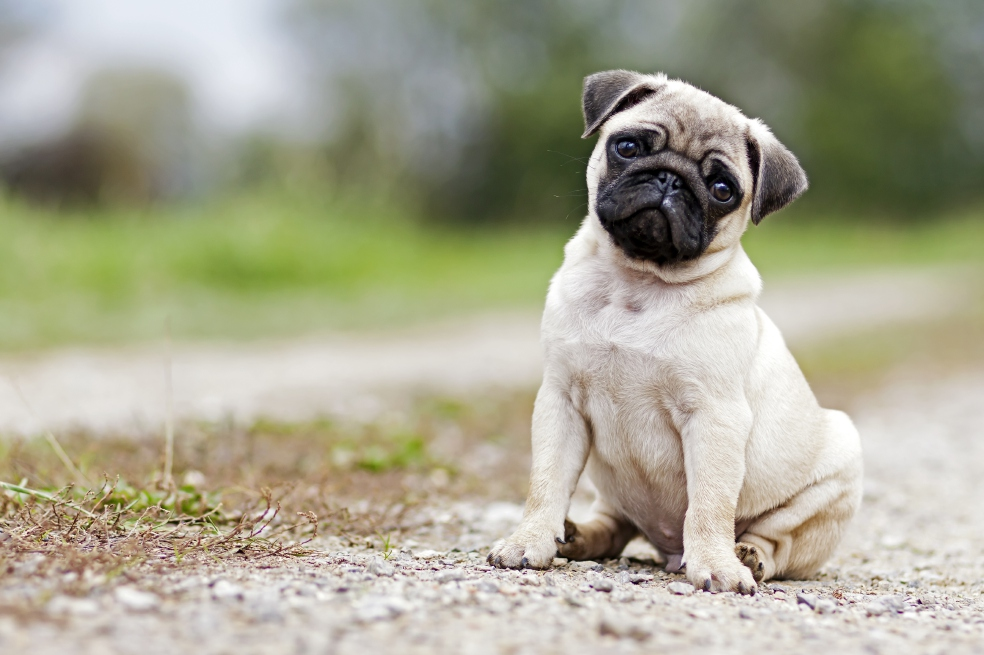
#> input picture pug.jpg, 984 x 655 px
$ jupyter execute 'Representación de Imágenes.ipynb'   (shell and % lines are left out)
#> lines starting #> are read from the running program, lines starting #| are printed output that depends on the picture
# Representación de imágenes

En este notebook exploraremos un poco cómo las imágenes se representan en una computadora. Para ello, utilizaremos librerías específicamente diseñadas no solo para el manejo de imágenes, sino de matrices, álgebra lineal y arreglos numéricos multidimensionales como: `numpy`, `opencv`, `matplotlib`, entre otras.

## Importando los recursos

Lo primero que debemos hacer es importar las librerías que necesitaremos.

[cell 1]
import numpy as np
import matplotlib.image as mpimg  # Para leer imágenes

import matplotlib.pyplot as plt
import cv2  # OpenCV, una libreria de computer vision

## Cargando y mostrando una imagen

[cell 2]
# Lee la imagen
image = mpimg.imread('./pug.jpg')
#> image is the input picture: shape (655, 984, 3); mean R, G, B 168, 166.6, 145.1

# Imprime las dimensiones:
height, width, channels = image.shape
#> height = 655; width = 984; channels = 3
print("Ancho: {}".format(width))
#| Ancho: 984
print("Alto: {}".format(height))
#| Alto: 655
print("Profundidad: {}".format(channels))
#| Profundidad: 3

# Convierte la imagen a escala de grises
gray_image = cv2.cvtColor(image, cv2.COLOR_RGB2GRAY)
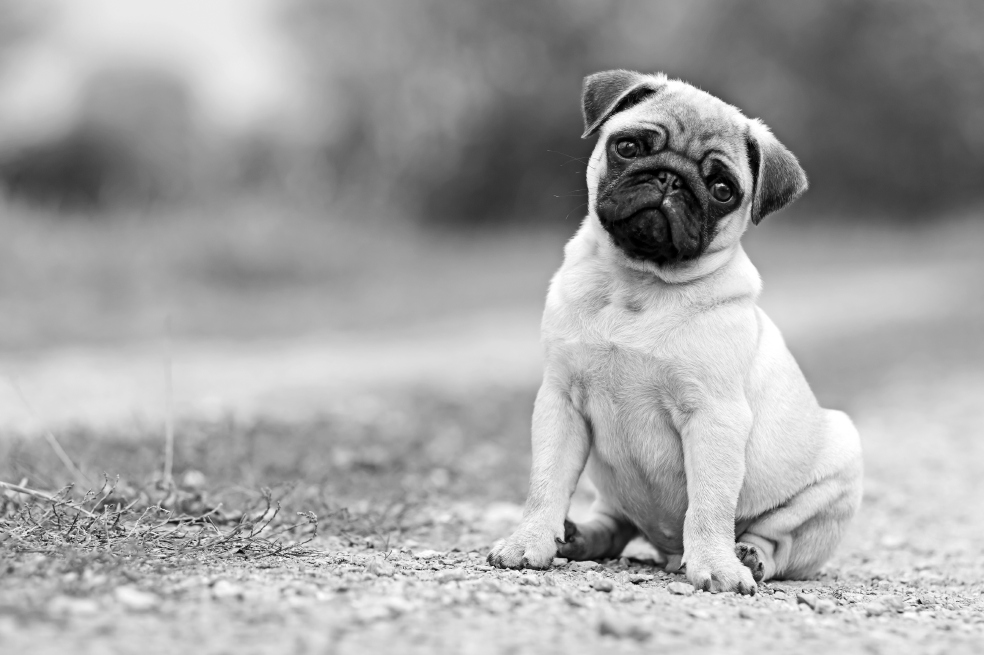
#> gray_image: shape (655, 984); min 0, max 255, mean 164.5

# Muestra imagen en escala de grises
plt.imshow(gray_image, cmap="gray")

También podemos ver una muestra del arreglo de números que representa a esta imagen:

[cell 3]
print(gray_image)
#> (printed output is left out)

Podemos examinar el valor de un píxel específico

[cell 4]
x = 300
y = 300
print(gray_image[y, x])
#| 169

Como se trata de un arreglo de números, podemos ejecutar operaciones matemáticas, como hallar el mínimo y el máximo:

[cell 5]
max_val = np.amax(gray_image)
#> max_val = 255
min_val = np.amin(gray_image)
#> min_val = 0

print("Máximo: ", max_val)
#| Máximo:  255
print("Mínimo: ", min_val)
#| Mínimo:  0

¡Dibujemos una cara feliz!

[cell 6]
tiny_smiley = np.array([[0, 255, 0, 255, 0],
                      [0, 0, 0, 0, 0],
                      [255, 0, 0, 0, 255],
                      [0, 255, 255, 255, 0],
                      [0, 0, 0, 0, 0]])

plt.matshow(tiny_smiley, cmap='gray')
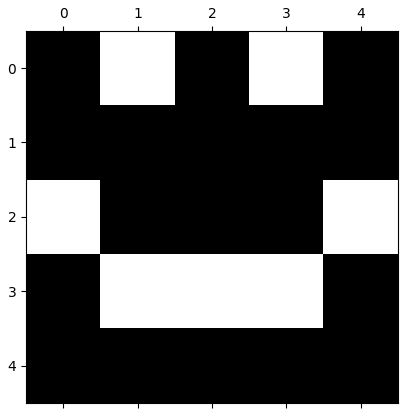
#> figure drawn by matplotlib, 1 panel

## RGB

Hasta ahora hemos trabajado con una imagen en escala de grises. Sin embargo, es hora de trabajar con colores y, para ello, exploraremos un poco el espacio RGB (Red, Green, Blue | Rojo, Verde, Azul)

Empecemos por cargar una imagen con muchos colores:

[cell 7]
colorful_image = mpimg.imread('./colors.jpeg')
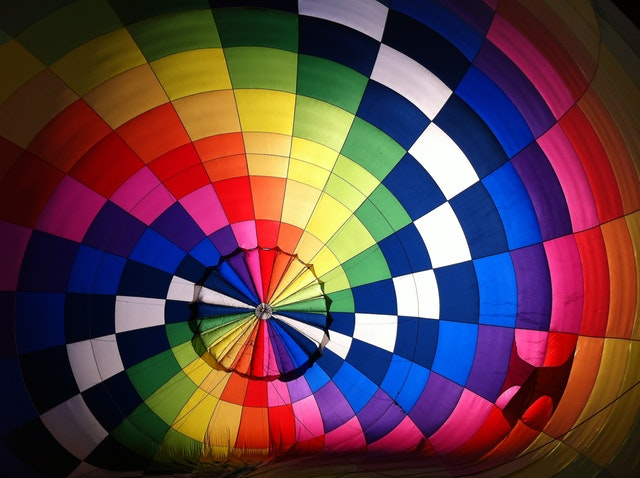
#> input picture colors.jpeg, 640 x 478 px
#> colorful_image is the input picture: shape (478, 640, 3); mean R, G, B 93.8, 63.4, 69.7

plt.imshow(colorful_image)

[cell 8]
# Aislemos cada canal de color:

red_channel = colorful_image[:, :, 0]
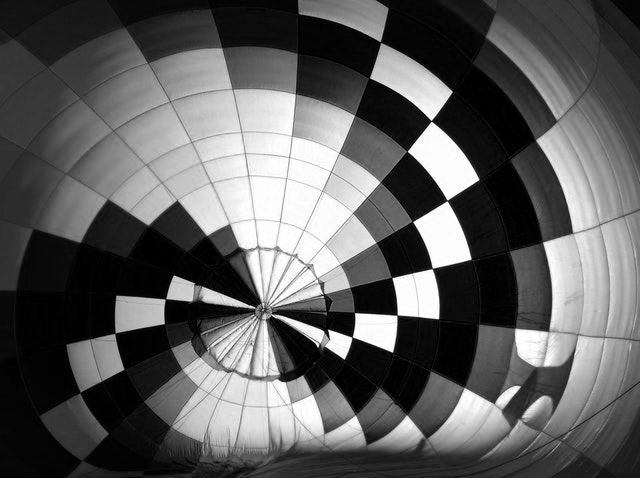
#> red_channel: shape (478, 640); min 0, max 255, mean 93.8
green_channel = colorful_image[:, :, 1]
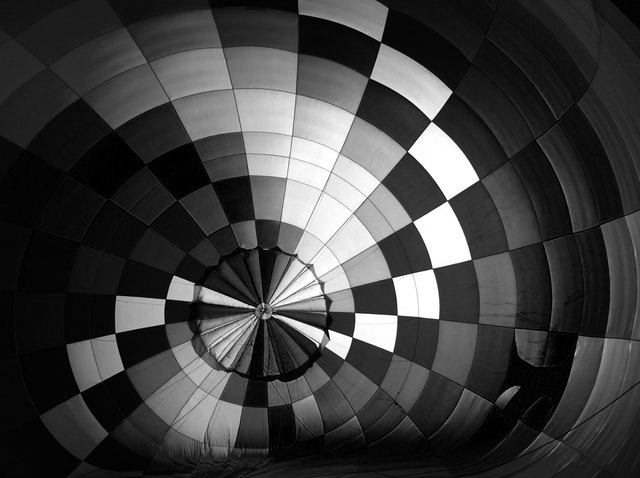
#> green_channel: shape (478, 640); min 0, max 255, mean 63.4
blue_channel = colorful_image[:, :, 2]
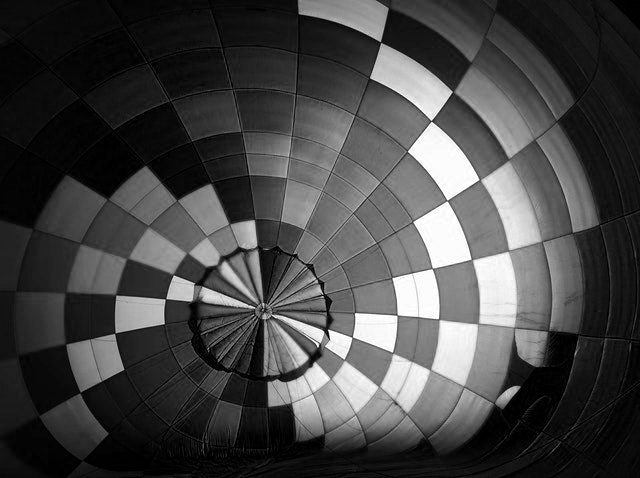
#> blue_channel: shape (478, 640); min 0, max 255, mean 69.7

# Ahora, mostremos los tres canales como imágenes en escala de grises. Veremos que cada canal suele enfatizar el color que le corresponde:
f, (ax1, ax2, ax3) = plt.subplots(1, 3, figsize=(20, 10))
ax1.set_title("Canal ROJO")
ax1.imshow(red_channel, cmap="gray")

ax2.set_title("Canal VERDE")
ax2.imshow(green_channel, cmap="gray")

ax3.set_title("Canal AZUL")
ax3.imshow(blue_channel, cmap="gray")
